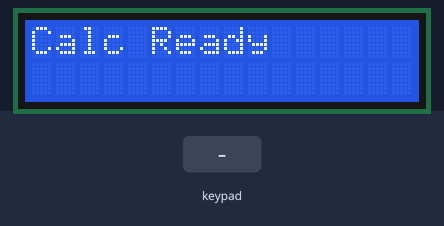
The sketch below on a simulated Arduino Uno, built with avr-gcc and run on an emulated ATmega328P. On the bench: 16×2 character LCD. Inputs (shaded band) come from the test bench.

Above: at 0.1 s.
2.3 s: keypad keys 7 + 5 = pressed 0.4 s apart
At 4.5 s:
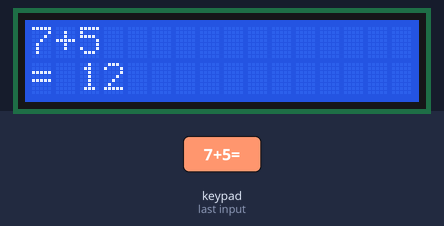
5.4 s: keypad keys 6 * 7 = pressed 0.4 s apart
At 7.1 s:
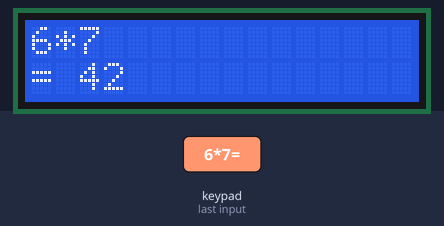
8.5 s: keypad keys 8 / 2 = pressed 0.4 s apart
At 10.5 s:
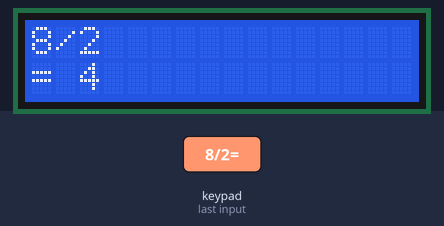
11.6 s: keypad keys 9 - 4 = pressed 0.4 s apart
At 14.0 s:
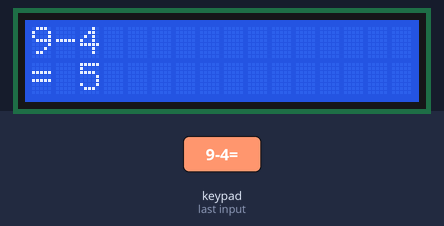
14.7 s: key '1' pressed
At 15.5 s:
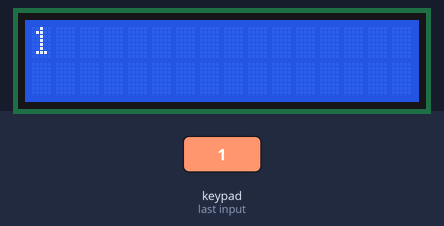
16.2 s: key '2' pressed
At 16.6 s:
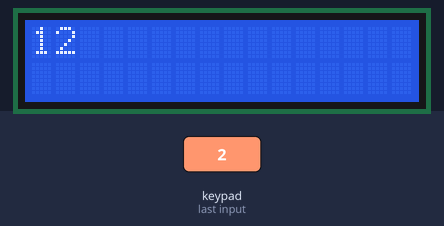
Timing chart, 0 to 18.7 s (numbered marks = the images above; inputs shaded):
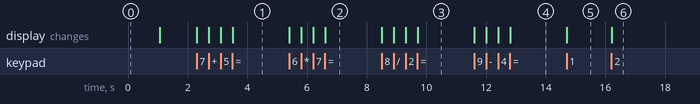

Measured:
- after the input at 2.3 s, the display: first changes at once (image 1 shows a later state)
- after the input at 5.4 s, the display: first changes at once (image 2 shows a later state)
- after the input at 8.5 s, the display: first changes at once (image 3 shows a later state)
- after the input at 11.6 s, the display: first changes at once (image 4 shows a later state)
- after the input at 14.7 s, the display: changes at once (image 5)
- after the input at 16.2 s, the display: changes at once (image 6)

The sketch:

calculator.ino
```cpp
#include <LiquidCrystal.h>
#include <Keypad.h>

// ---------------- LCD setup ----------------
// RS=3, E=4, D4=2, D5=A0, D6=A1, D7=A2
LiquidCrystal lcd(3, 4, 2, A0, A1, A2);

// ---------------- Keypad setup ----------------
const byte ROWS = 4, COLS = 4;
char keys[ROWS][COLS] = {
  {'1','2','3','+'},
  {'4','5','6','-'},
  {'7','8','9','*'},
  {'C','0','=','/'}
};

byte rowPins[ROWS] = {13, 12, 11, 10};
byte colPins[COLS] = {9, 7, 6, 5};

Keypad keypad(makeKeymap(keys), rowPins, colPins, ROWS, COLS);

// ---------------- Calculator state ----------------
String currentNum = "";
long firstNum = 0;
char op = 0;
bool waitingForSecond = false;

void setup() {
  lcd.begin(16, 2);
  lcd.clear();
  lcd.print("Calc Ready");
  delay(1000);
  lcd.clear();
}

void loop() {
  char k = keypad.getKey();
  if (!k) return;

  if (k >= '0' && k <= '9') {
    // digit
    currentNum += k;
    updateLCD();
  } else if (k == '+' || k == '-' || k == '*' || k == '/') {
    // operator
    if (currentNum.length() > 0) {
      firstNum = currentNum.toInt();
      currentNum = "";
      op = k;
      waitingForSecond = true;
      updateLCD();
    }
  } else if (k == '=') {
    // calculate
    if (waitingForSecond && currentNum.length() > 0) {
      long secondNum = currentNum.toInt();
      long result = 0;

      switch (op) {
        case '+': result = firstNum + secondNum; break;
        case '-': result = firstNum - secondNum; break;
        case '*': result = firstNum * secondNum; break;
        case '/':
          if (secondNum != 0) result = firstNum / secondNum;
          else {
            lcd.clear();
            lcd.print("Error: Div 0");
            delay(1500);
            clearAll();
            return;
          }
          break;
      }

      lcd.clear();
      lcd.print(firstNum);
      lcd.print(op);
      lcd.print(secondNum);
      lcd.setCursor(0,1);
      lcd.print("= ");
      lcd.print(result);

      // reset
      firstNum = result;
      currentNum = "";
      op = 0;
      waitingForSecond = false;
    }
  } else if (k == 'C') {
    // clear
    clearAll();
  }
}

// ---------------- Helpers ----------------
void updateLCD() {
  lcd.clear();
  if (!waitingForSecond) {
    lcd.print(currentNum);
  } else {
    lcd.print(firstNum);
    lcd.print(op);
    lcd.print(currentNum);
  }
}

void clearAll() {
  currentNum = "";
  firstNum = 0;
  op = 0;
  waitingForSecond = false;
  lcd.clear();
}
```
